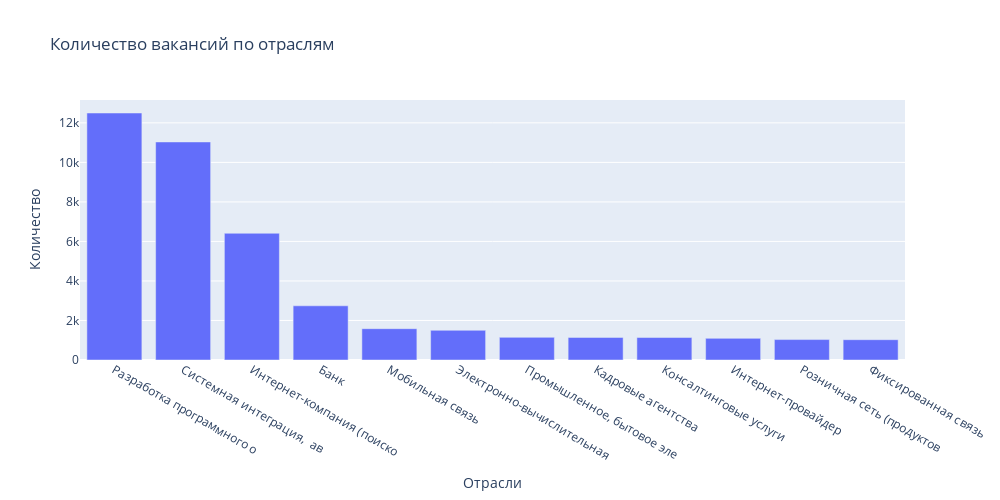

Notebook cell for this chart:
### Code cell
query_8 = f'''
SELECT 
    LEFT(i.name, 25) ind,
    COUNT(v.id) cnt
FROM industries i
JOIN employers_industries ei ON i.id = ei.industry_id
JOIN vacancies v ON ei.employer_id = v.employer_id
GROUP BY 1 
ORDER BY 2 DESC
LIMIT 12
'''
df = pd.read_sql_query(query_8, connection)
fig = px.bar(df, 
    x='ind', 
    y='cnt',
    title= 'Количество вакансий по отраслям',
       labels ={'ind':'Отрасли','cnt':'Количество'},
       width =1000,
       height=500)
fig.show()
fig.write_html("images/inustry_vacancy.html")

### Figure 1 — Plotly figure (JSON) as saved in the notebook; plotly's stock layout.template omitted (floating-point values rounded to 4 significant figures)
{"data": [{"alignmentgroup": "True", "hovertemplate": "Отрасли=%{x}<br>Количество=%{y}<extra></extra>", "legendgroup": "", "marker": {"color": "#636efa", "pattern": {"shape": ""}}, "name": "", "offsetgroup": "", "orientation": "v", "showlegend": false, "textposition": "auto", "type": "bar", "x": ["Разработка программного о", "Системная интеграция,  ав", "Интернет-компания (поиско", "Банк", "Мобильная связь", "Электронно-вычислительная", "Промышленное, бытовое эле", "Кадровые агентства", "Консалтинговые услуги", "Интернет-провайдер", "Розничная сеть (продуктов", "Фиксированная связь"], "xaxis": "x", "y": [12499, 11034, 6413, 2742, 1585, 1503, 1146, 1143, 1137, 1095, 1034, 1028], "yaxis": "y"}], "layout": {"barmode": "relative", "height": 500, "legend": {"tracegroupgap": 0}, "title": {"text": "Количество вакансий по отраслям"}, "width": 1000, "xaxis": {"anchor": "y", "domain": [0, 1], "title": {"text": "Отрасли"}}, "yaxis": {"anchor": "x", "domain": [0, 1], "title": {"text": "Количество"}}}}
